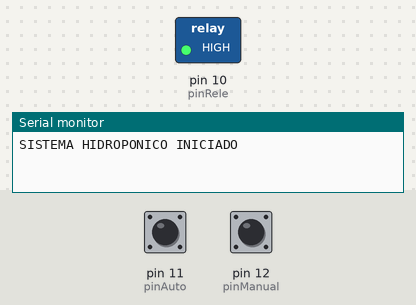
This sketch was run on a simulated Arduino Uno, built with avr-gcc and run on an emulated ATmega328P. Shown: switched loads named in the sketch (green lamp = pin HIGH), the last lines printed to the serial monitor. Dashed ring = blinking. The test bench sets the inputs (shaded band); at power-on: pin 11 (pinAuto) HIGH, pin 12 (pinManual) HIGH.

Above: at 1.2 s.
1.3 s: pin 11 (pinAuto) pulled LOW for 1 s
At 2.8 s:
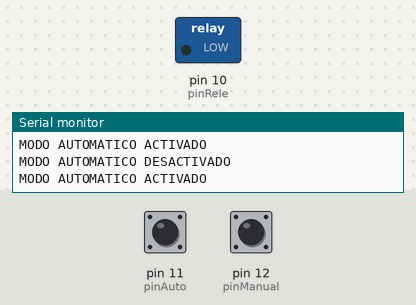
3.8 s: pin 11 (pinAuto) pulled LOW for 0.15 s
At 5.0 s:
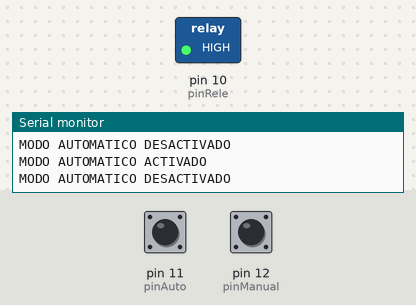
5.4 s: pin 12 (pinManual) pulled LOW for 3.2 s
At 5.7 s:
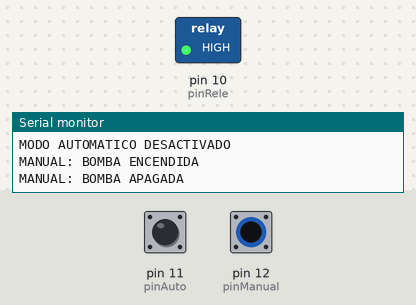
10.1 s: pin 12 (pinManual) pulled LOW for 0.15 s
At 11.1 s:
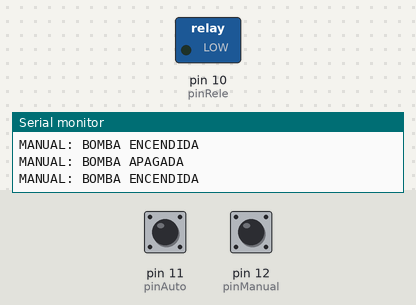
Timing chart, 0 to 12.7 s (numbered marks = the images above; inputs shaded):
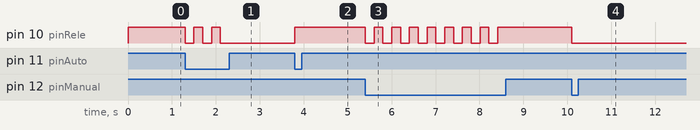

Measured:
- after the input at 1.3 s, pin 10 (pinRele): alternates HIGH for 0.20 s and LOW for 0.20 s, 5 changes in all, then stays LOW, starting at once
- after the input at 3.8 s, pin 10 (pinRele): LOW → HIGH at once
- after the input at 5.4 s, pin 10 (pinRele): alternates HIGH for 0.20 s and LOW for 0.20 s, 16 changes in all, then stays HIGH, starting at once
- after the input at 10.1 s, pin 10 (pinRele): HIGH → LOW at once

The sketch:

Codigo_Arduino_manual_Automatico.ino
```cpp
// =========================
// SISTEMA HIDROPÓNICO AJTECH
// Modo MANUAL Toggle y Modo AUTOMÁTICO
// =========================

// Pines
const int pinManual = 12;     // Pulsador Manual toggle
const int pinAuto   = 11;     // Pulsador para activar modo automático
const int pinRele   = 10;     // Relé que activa la bomba

// Estados
bool modoAutomatico = false;
bool bombaManualEncendida = false;

unsigned long tiempoAnterior = 0;
unsigned long debounceDelay = 200;

// AUTOMÁTICO
unsigned long tiempoEncendido = 20000;      // 20 seg
unsigned long tiempoApagado   = 180000;     // 3 min
bool bombaEncendida = false;

// Variables para anti-rebote
unsigned long ultimoManual = 0;
unsigned long ultimoAuto   = 0;

void setup() {
  Serial.begin(9600);

  pinMode(pinManual, INPUT_PULLUP);
  pinMode(pinAuto,   INPUT_PULLUP);
  pinMode(pinRele,   OUTPUT);

  digitalWrite(pinRele, HIGH);  // Relé apagado

  Serial.println("SISTEMA HIDROPONICO INICIADO");
}

void loop() {

  // ================================
  // BOTÓN MANUAL (TOGGLE)
  // ================================
  if (!digitalRead(pinManual) && (millis() - ultimoManual > debounceDelay) && !modoAutomatico) {
    ultimoManual = millis(); // anti-rebote

    bombaManualEncendida = !bombaManualEncendida; // invierte estado

    if (bombaManualEncendida) {
      digitalWrite(pinRele, LOW);
      Serial.println("MANUAL: BOMBA ENCENDIDA");
    } else {
      digitalWrite(pinRele, HIGH);
      Serial.println("MANUAL: BOMBA APAGADA");
    }
  }

  // ================================
  // BOTÓN MODO AUTOMÁTICO (TOGGLE)
  // ================================
  if (!digitalRead(pinAuto) && (millis() - ultimoAuto > debounceDelay)) {
    ultimoAuto = millis();
    modoAutomatico = !modoAutomatico;

    if (modoAutomatico) {
      Serial.println("MODO AUTOMATICO ACTIVADO");
      // Apagamos manual si estaba encendido
      bombaManualEncendida = false;
      digitalWrite(pinRele, LOW);
      bombaEncendida = true;
      tiempoAnterior = millis();
    } else {
      Serial.println("MODO AUTOMATICO DESACTIVADO");
      digitalWrite(pinRele, HIGH);
    }
  }

  // ================================
  // AUTOMÁTICO
  // ================================
  if (modoAutomatico) {
    unsigned long tiempoActual = millis();

    // ENCENDIDA → apagar cuando cumpla tiempoEncendido
    if (bombaEncendida && (tiempoActual - tiempoAnterior >= tiempoEncendido)) {
      digitalWrite(pinRele, HIGH);
      bombaEncendida = false;
      tiempoAnterior = tiempoActual;
      Serial.println("AUTO: BOMBA APAGADA");
    }

    // APAGADA → encender cuando cumpla tiempoApagado
    if (!bombaEncendida && (tiempoActual - tiempoAnterior >= tiempoApagado)) {
      digitalWrite(pinRele, LOW);
      bombaEncendida = true;
      tiempoAnterior = tiempoActual;
      Serial.println("AUTO: BOMBA ENCENDIDA");
    }
  }
}
```
